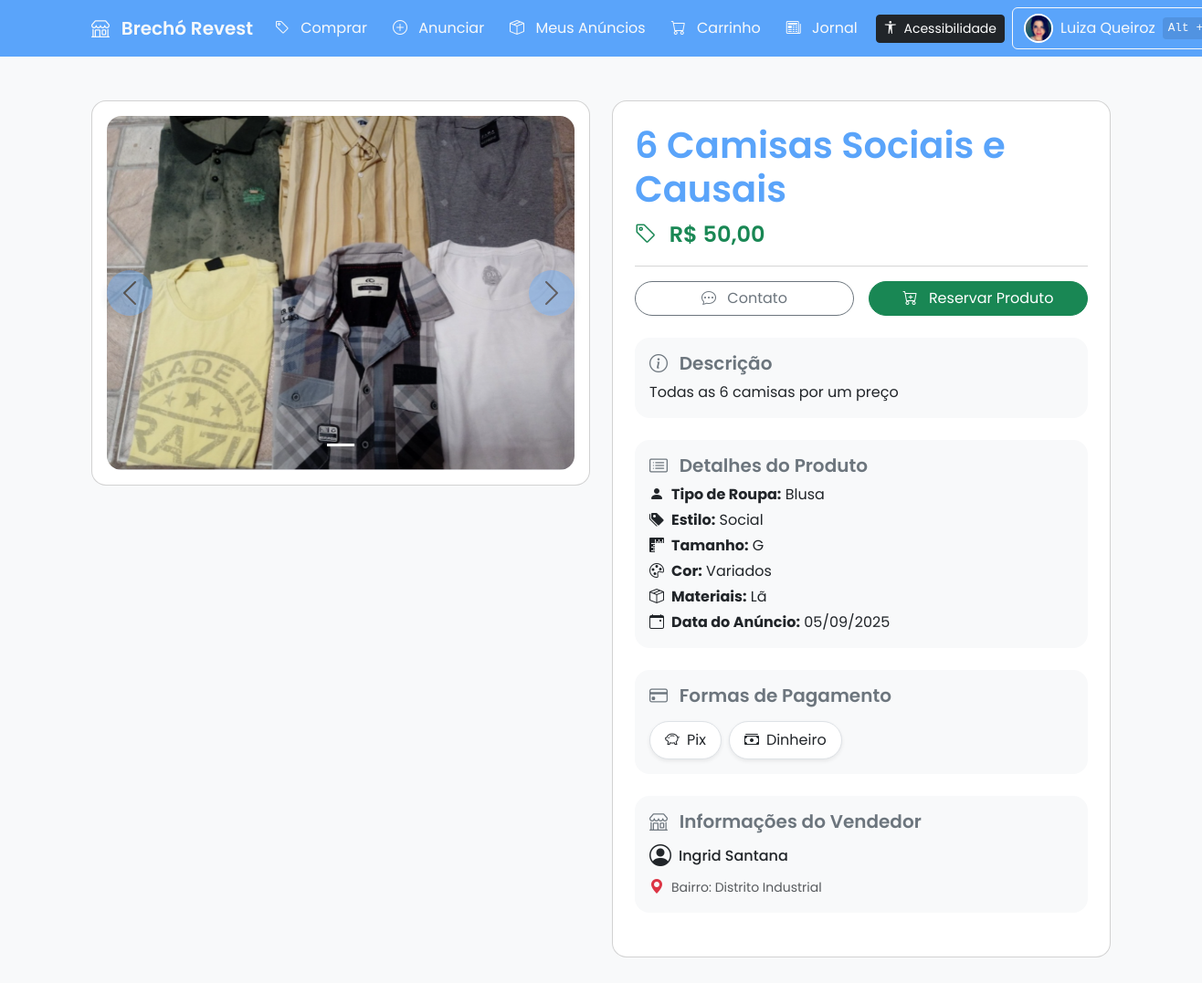
Before: /ver_produto.php?id=301 (signed in) with the older database file.
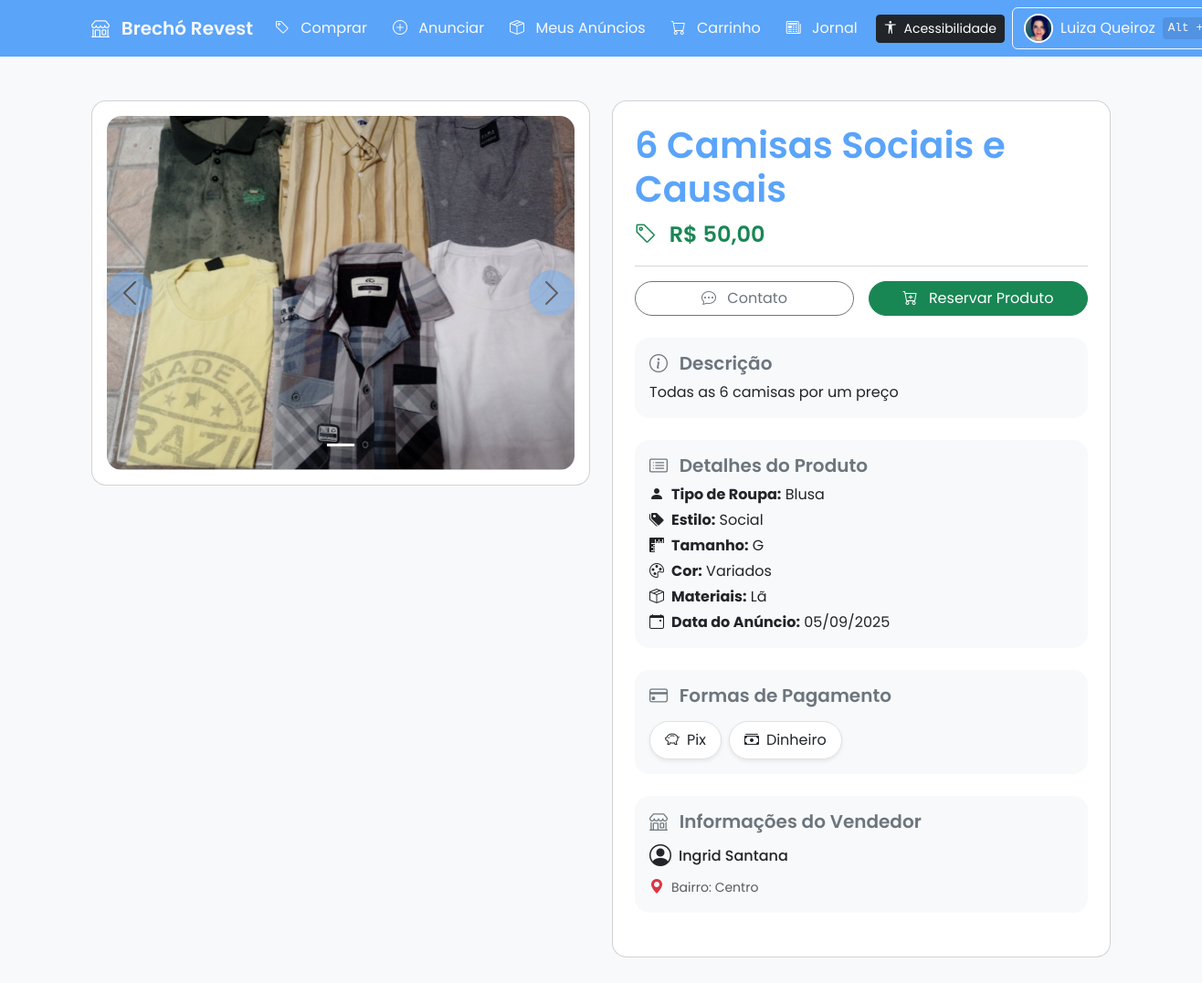
After: the same page with the newer database file.
### tables this page shows
CREATE TABLE `produtos` (
  `id` int(11) NOT NULL,
  `nome` varchar(255) NOT NULL,
  `descricao` text DEFAULT NULL,
  `preco` decimal(10,2) DEFAULT NULL,
  `imagem` text DEFAULT NULL,
  `data_cadastro` timestamp NOT NULL DEFAULT current_timestamp(),
  `tamanho` varchar(50) DEFAULT NULL,
  `telefone` varchar(50) DEFAULT NULL,
  `pagamento` varchar(255) DEFAULT NULL,
  `usuario_id` int(11) DEFAULT NULL,
  `status_reserva` enum('disponivel','reservado','vendido') NOT NULL DEFAULT 'disponivel',
  `tipo_roupa` varchar(50) DEFAULT NULL,
  `estilo` varchar(50) DEFAULT NULL,
  `cor` varchar(50) DEFAULT NULL,
  `materiais` varchar(255) DEFAULT NULL,
  `bairro` varchar(255) DEFAULT NULL,
  `status` varchar(20) DEFAULT 'disponivel',
  `comprador_id` int(11) DEFAULT NULL
);

CREATE TABLE `usuarios` (
  `id` int(11) NOT NULL,
  `nome` varchar(255) DEFAULT NULL,
  `email` varchar(255) DEFAULT NULL,
  `senha` varchar(255) DEFAULT NULL,
  `tipo` enum('usuario','loja') DEFAULT 'usuario',
  `telefone` varchar(20) DEFAULT NULL,
  `instagram` varchar(255) DEFAULT NULL,
  `facebook` varchar(255) DEFAULT NULL,
  `tiktok` varchar(255) DEFAULT NULL,
  `twitter` varchar(255) DEFAULT NULL,
  `whatsapp` varchar(255) DEFAULT NULL,
  `first_login` tinyint(1) DEFAULT 1,
  `nome_loja` varchar(255) DEFAULT NULL,
  `foto_perfil` varchar(255) DEFAULT NULL,
  `cep` varchar(10) DEFAULT NULL,
  `rua` varchar(255) DEFAULT NULL,
  `numero` varchar(20) DEFAULT NULL,
  `complemento` varchar(255) DEFAULT NULL,
  `bairro` varchar(255) DEFAULT NULL,
  `cidade` varchar(255) DEFAULT NULL,
  `estado` varchar(50) DEFAULT NULL,
  `reset_token` varchar(255) DEFAULT NULL,
  `reset_token_exp` datetime DEFAULT NULL,
  `reset_code` varchar(10) DEFAULT NULL,
  `reset_code_exp` datetime DEFAULT NULL,
  `senha_seguranca` varchar(255) DEFAULT NULL
);

### public/ver_produto.php (called while the page is built)
<?php
include __DIR__ . '/../app/core/conexao.php';
include __DIR__ . '/../app/logic/ver_produto.php';
include __DIR__ . '/../app/views/ver_produto.php';
?>

### app/logic/ver_produto.php (called while the page is built, shortened)
<?php
include __DIR__ . '/../core/conexao.php';
$id_produto = filter_input(INPUT_GET, 'id', FILTER_VALIDATE_INT);
if ($id_produto) {
    $sql = "SELECT p.id, p.nome, p.descricao, p.preco, p.imagem, p.status_reserva, p.usuario_id,
                p.tamanho, p.tipo_roupa, p.estilo, p.cor, p.materiais, p.data_cadastro,
                p.pagamento,
                u.nome AS vendedor, u.bairro AS bairro_loja
        FROM produtos p
        JOIN usuarios u ON p.usuario_id = u.id
        WHERE p.id = ?";
    $stmt = $con->prepare($sql);
    $stmt->bind_param("i", $id_produto);
    $stmt->execute();
    $resultado = $stmt->get_result();
    if ($resultado->num_rows > 0) {
        $produto = $resultado->fetch_assoc();
    }
}
include __DIR__ . '/../includes/header.php';
?>

### app/views/ver_produto.php (the view, shortened to what the changed rows need)
<!DOCTYPE html>
<html lang="pt-br">
<head>
</head>
<body>
<main class="container my-5">
    <?php if ($produto): ?>
        <div class="row">
            <div class="col-md-6 mb-4 mb-md-0">
                <div class="card rounded-4 card-hover-effect p-3 d-flex flex-column">
                    <?php
                    $imagens = !empty($produto['imagem']) ? unserialize($produto['imagem']) : [];
                    $placeholder_url = 'imagens/placeholder.png';
                    if (!empty($imagens) && is_array($imagens)):
                    ?>
                        <div id="productCarousel" class="carousel slide w-100" data-bs-ride="carousel">
                            <div class="carousel-indicators">
                                <?php foreach ($imagens as $key => $imagem_nome): ?>
                                    <button type="button" data-bs-target="#productCarousel" data-bs-slide-to="<?= $key ?>" class="<?= $key === 0 ? 'active' : '' ?>" aria-current="<?= $key === 0 ? 'true' : 'false' ?>" aria-label="Slide <?= $key + 1 ?>"></button>
                                <?php endforeach; ?>
                            </div>
                            <div class="carousel-inner rounded-4" style="height: auto;">
                                <?php foreach ($imagens as $key => $imagem_nome):
                                    $caminho_imagem = 'uploads/' . htmlspecialchars($imagem_nome);
                                    $caminho_final = file_exists($caminho_imagem) ? $caminho_imagem : $placeholder_url;
                                ?>
                                    <div class="carousel-item <?= $key === 0 ? 'active' : '' ?>">
                                        <img src="<?= $caminho_final ?>" class="d-block w-100" style="height: auto; max-height: none;" alt="Imagem do produto <?= $key + 1 ?>">
                                    </div>
                                <?php endforeach; ?>
                            </div>
                            <button class="carousel-control-prev" type="button" data-bs-target="#productCarousel" data-bs-slide="prev">
                                <span class="carousel-control-prev-icon" aria-hidden="true"></span>
                            </button>
                            <button class="carousel-control-next" type="button" data-bs-target="#productCarousel" data-bs-slide="next">
                                <span class="carousel-control-next-icon" aria-hidden="true"></span>
                            </button>
                        </div>
                    <?php else: ?>
                        <div class="d-flex justify-content-center align-items-center w-100 h-100">
                           <img src="<?= $placeholder_url ?>" class="img-fluid rounded-4" alt="Imagem do produto não encontrada">
                        </div>
                    <?php endif; ?>
                </div>
            </div>
            <div class="col-md-6">
                <div class="card rounded-4 card-hover-effect p-4 d-flex flex-column justify-content-between">
                    <div>
                        <h1 class="text-primary" style="font-weight: 600;"><?= htmlspecialchars($produto['nome']) ?></h1>
                        <p class="fs-4 text-success" style="font-weight: 600;">
                            <i class="bi bi-tag me-2"></i> R$ <?= number_format($produto['preco'], 2, ',', '.') ?>
                        </p>
                        <hr class="text-muted">
                        <div class="d-flex gap-3 mb-4">
                            <a href="perfil_loja.php?id=<?= $produto['usuario_id'] ?>" class="btn btn-outline-secondary w-50 rounded-pill">
                                <i class="bi bi-chat-dots me-2"></i> Contato
                            </a>
                            <?php if (isset($_SESSION['usuario'])): ?>
                                <?php if ($produto['status_reserva'] === 'disponivel'): ?>
                                    <a href="acoes_produto.php?acao=reservar&id=<?= $produto['id'] ?>" class="btn btn-success w-50 rounded-pill">
                                        <i class="bi bi-cart-plus me-2"></i> Reservar Produto
                                    </a>
                                <?php else: ?>
                                    <button class="btn btn-warning w-50 rounded-pill" disabled>
                                        <i class="bi bi-calendar-x me-2"></i> Produto Reservado
                                    </button>
                                <?php endif; ?>
                            <?php else: ?>
                                <a href="autenticacao.php?acao=login" class="btn btn-success w-50 rounded-pill">
                                    <i class="bi bi-cart-plus me-2"></i> Faça login para reservar
                                </a>
                            <?php endif; ?>
                        </div>
                        <div class="mb-4 p-3 rounded-4" style="background-color: #f8f9fa;">
                            <h5 class="text-secondary" style="font-weight: 600;"><i class="bi bi-info-circle me-2"></i> Descrição</h5>
                            <p class="text-dark m-0"><?= htmlspecialchars($produto['descricao']) ?></p>
                        </div>
                        <div class="mb-4 p-3 rounded-4" style="background-color: #f8f9fa;">
                            <h5 class="text-secondary" style="font-weight: 600;"><i class="bi bi-card-list me-2"></i> Detalhes do Produto</h5>
                            <p class="mb-1"><strong><i class="bi bi-person-fill me-2"></i>Tipo de Roupa:</strong> <?= htmlspecialchars($produto['tipo_roupa'] ?? 'Não informado') ?></p>
                            <p class="mb-1"><strong><i class="bi bi-tags-fill me-2"></i>Estilo:</strong> <?= htmlspecialchars($produto['estilo'] ?? 'Não informado') ?></p>
                            <p class="mb-1"><strong><i class="bi bi-rulers me-2"></i>Tamanho:</strong> <?= htmlspecialchars($produto['tamanho'] ?? 'Não informado') ?></p>
                            <p class="mb-1"><strong><i class="bi bi-palette me-2"></i>Cor:</strong> <?= htmlspecialchars($produto['cor'] ?? 'Não informado') ?></p>
                            <p class="mb-1"><strong><i class="bi bi-box-seam me-2"></i>Materiais:</strong> <?= htmlspecialchars($produto['materiais'] ?? 'Não informado') ?></p>
                            <p class="mb-0"><strong><i class="bi bi-calendar-event me-2"></i>Data do Anúncio:</strong> <?= htmlspecialchars(date('d/m/Y', strtotime($produto['data_cadastro'] ?? 'now'))) ?></p>
                        </div>
                       <?php
                            $formas_pagamento = !empty($produto['pagamento']) ? unserialize($produto['pagamento']) : [];
                            if (!empty($formas_pagamento)) {
                                echo '<div class="mb-4 p-3 rounded-4" style="background-color: #f8f9fa;">';
                                echo '<h5 class="text-secondary mb-3" style="font-weight: 600;"><i class="bi bi-credit-card me-2"></i> Formas de Pagamento</h5>';
                                echo '<div class="d-flex flex-wrap gap-2">';
                                foreach ($formas_pagamento as $forma) {
                                    $icone = match($forma) {
                                        'Pix' => 'bi-piggy-bank',
                                        'Crédito', 'Cartão de Crédito' => 'bi-credit-card',
                                        'Débito', 'Cartão de Débito' => 'bi-bank',
                                        'Dinheiro' => 'bi-cash-stack',
                                        'Boleto' => 'bi-receipt',
                                        default => 'bi-credit-card'
                                    };
                                    echo '<span class="d-flex align-items-center px-3 py-2 rounded-pill bg-white border text-dark shadow-sm">';
                                    echo "<i class='bi $icone me-2'></i>" . htmlspecialchars($forma);
                                    echo '</span>';
                                }
                                echo '</div>';
                                echo '</div>';
                            }
                        ?>
                        <div class="mb-4 p-3 rounded-4" style="background-color: #f8f9fa;">
                            <h5 class="text-secondary" style="font-weight: 600;"><i class="bi bi-shop me-2"></i> Informações do Vendedor</h5>
                            <div class="d-flex align-items-center mb-1">
                                <a href="perfil_loja.php?id=<?= $produto['usuario_id'] ?>" class="text-decoration-none text-dark d-flex align-items-center">
                                    <i class="bi bi-person-circle fs-4 me-2"></i>
                                    <span style="font-weight: 500;">
                                        <?= htmlspecialchars($produto['vendedor']) ?>
                                    </span>
                                </a>
                            </div>
                            <div class="d-flex align-items-center">
                                <i class="bi bi-geo-alt-fill text-danger me-2"></i>
                                <small class="text-muted">Bairro: <?= htmlspecialchars($produto['bairro_loja'] ?? 'Não informado') ?></small>
                            </div>
                        </div>
                    </div>
                </div>
            </div>
        </div>
    <?php else: ?>
        <div class="alert alert-danger rounded-4" role="alert">Produto não encontrado.</div>
    <?php endif; ?>
</main>
</body>
</html>

Changed rows visible on the page:
changed through a linked row, produtos "6 Camisas Sociais e Causais": usuario.bairro "Distrito Industrial" → "Centro"
